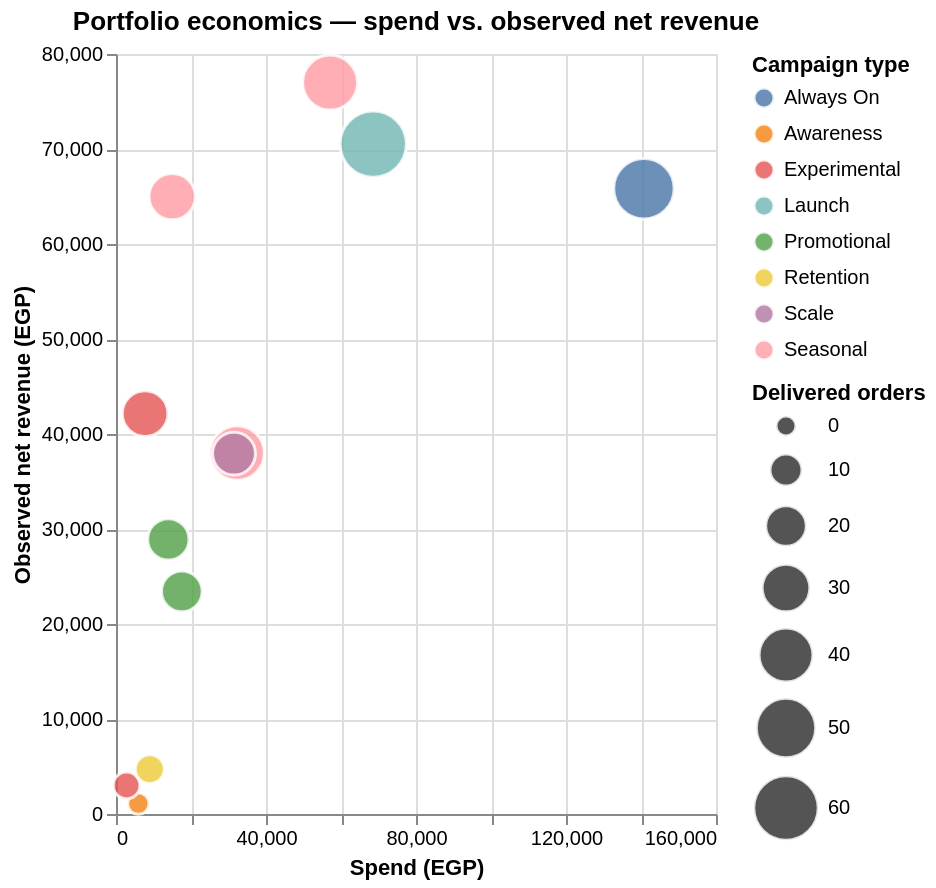

Notebook cell for this chart:
### Code cell
# Reproduce the Executive "Portfolio economics" scatter
portfolio_chart(assessed)

### Figure 1 — Vega-Lite specification as saved in the notebook (floating-point values rounded to 4 significant figures)
{"$schema": "https://vega.github.io/schema/vega-lite/v5.20.1.json", "config": {"view": {"continuousHeight": 300, "continuousWidth": 300}}, "data": {"name": "data-3a00fc379f65e7fd5ae72db29e10a5c6"}, "datasets": {"data-3a00fc379f65e7fd5ae72db29e10a5c6": [{"active_days": 180, "ad_count": 6, "adset_count": 3, "allocation_metric": "net_roas", "aov": 1221.0, "avg_conversation_minutes": 1315.0, "avg_message_count": 7.027, "campaign_id": "120209876543220001", "campaign_name": "Always-On Premium Acquisition", "campaign_type": "always_on", "campaign_type_label": "Always On", "cancelled_orders": 8, "cancelled_value": 6235.0, "clicks": 216260, "cost_per_delivered_order": 2707.0, "cost_per_meta_conversation": 5.242, "cost_per_observed_conversation": 1268.0, "cpc": 0.7154, "cpm": 5.396, "delivered_orders": 52, "delivered_rate": 0.4685, "delivered_rate_pct": 46.85, "delivered_revenue": 63490.0, "delivered_roas": 0.451, "end_date": "2026-06-27T00:00:00", "entity_effective_status": "ACTIVE", "entity_id": "120209876543220001", "entity_level": "campaign", "entity_name": "Always-On Premium Acquisition", "entity_status": "ACTIVE", "evidence_status": "limited_evidence", "frequency": 2.566, "ghosted_conversations": 31, "gross_order_value": 79830.0, "impressions": 26091014, "inbound_messages": 429, "line_item_value": 79850.0, "link_clicks": 196800, "link_ctr_pct": 0.7543, "media_end": "2026-06-27T00:00:00", "media_start": "2025-12-30T00:00:00", "meta_conversation_starts": 26860.0, "negative_outcome_rate": 0.4685, "negative_outcome_rate_pct": 46.85, "negative_outcomes": 52, "net_revenue": 65820.0, "net_revenue_per_day": 365.7, "net_roas": 0.4676, "next_cycle_action": "do_not_fund", "objective": "OUTCOME_SALES", "observed_conversations": 111, "observed_conversations_per_day": 0.6167, "open_or_pending_conversations": 7, "order_creation_rate": 0.6306, "order_creation_rate_pct": 63.06, "orders_created": 70, "outbound_messages": 351, "pending_value": 0.0, "period_days": 180, "primary_kpi": "net_roas", "reach": 10169030, "refund_rate": 0.1613, "refunded_amount": 7775.0, "refunded_orders": 10, "repeat_conversation_rate": 0.3964, "repeat_conversations": 44, "repeat_delivered_orders": 21, "repeat_order_rate": 0.4038, "spend": 140800.0, "start_date": "2025-12-30T00:00:00", "target_status": "not_achieved", "unique_categories_ordered": 17, "unique_creatives": 5, "unique_customers": 109, "unique_products_ordered": 65, "units_ordered": 223.0}, {"active_days": 31, "ad_count": 1, "adset_count": 1, "allocation_metric": "cpm", "aov": 1096.0, "avg_conversation_minutes": 49.5, "avg_message_count": 6.5, "campaign_id": "120209876543220002", "campaign_name": "Awareness Boost January", "campaign_type": "awareness", "campaign_type_label": "Awareness", "cancelled_orders": 1, "cancelled_value": 410.0, "clicks": 14321, "cost_per_delivered_order": 5967.0, "cost_per_meta_conversation": 3.681, "cost_per_observed_conversation": 1492.0, "cpc": 0.4578, "cpm": 5.475, "delivered_orders": 1, "delivered_rate": 0.25, "delivered_rate_pct": 25.0, "delivered_revenue": 1096.0, "delivered_roas": 0.1837, "end_date": "2026-02-14T00:00:00", "entity_effective_status": "COMPLETED", "entity_id": "120209876543220002", "entity_level": "campaign", "entity_name": "Awareness Boost January", "entity_status": "COMPLETED", "evidence_status": "limited_evidence", "frequency": 1.711, "ghosted_conversations": 2, "gross_order_value": 1506.0, "impressions": 1089878, "inbound_messages": 15, "line_item_value": 1461.0, "link_clicks": 13033, "link_ctr_pct": 1.196, "media_end": "2026-02-14T00:00:00", "media_start": "2026-01-15T00:00:00", "meta_conversation_starts": 1621.0, "negative_outcome_rate": 0.75, "negative_outcome_rate_pct": 75.0, "negative_outcomes": 3, "net_revenue": 1096.0, "net_revenue_per_day": 35.35, "net_roas": 0.1837, "next_cycle_action": "keep_as_test", "objective": "OUTCOME_AWARENESS", "observed_conversations": 4, "observed_conversations_per_day": 0.129, "open_or_pending_conversations": 0, "order_creation_rate": 0.5, "order_creation_rate_pct": 50.0, "orders_created": 2, "outbound_messages": 11, "pending_value": 0.0, "period_days": 31, "primary_kpi": "reach", "reach": 636884, "refund_rate": 0.0, "refunded_amount": 0.0, "refunded_orders": 0, "repeat_conversation_rate": 0.0, "repeat_conversations": 0, "repeat_delivered_orders": 0, "repeat_order_rate": 0.0, "spend": 5967.0, "start_date": "2026-01-15T00:00:00", "target_status": "not_achieved", "unique_categories_ordered": 4, "unique_creatives": 1, "unique_customers": 4, "unique_products_ordered": 6, "units_ordered": 6.0}, {"active_days": 27, "ad_count": 3, "adset_count": 2, "allocation_metric": "net_roas", "aov": 1225.0, "avg_conversation_minutes": 1698.0, "avg_message_count": 6.696, "campaign_id": "120209876543220003", "campaign_name": "Pre-Ramadan Bundle Promo", "campaign_type": "promotional", "campaign_type_label": "Promotional", "cancelled_orders": 6, "cancelled_value": 5746.0, "clicks": 42322, "cost_per_delivered_order": 664.7, "cost_per_meta_conversation": 2.573, "cost_per_observed_conversation": 303.5, "cpc": 0.3626, "cpm": 4.86, "delivered_orders": 21, "delivered_rate": 0.4565, "delivered_rate_pct": 45.65, "delivered_revenue": 25730.0, "delivered_roas": 1.843, "end_date": "2026-02-27T00:00:00", "entity_effective_status": "COMPLETED", "entity_id": "120209876543220003", "entity_level": "campaign", "entity_name": "Pre-Ramadan Bundle Promo", "entity_status": "COMPLETED", "evidence_status": "limited_evidence", "frequency": 1.406, "ghosted_conversations": 11, "gross_order_value": 39350.0, "impressions": 2872008, "inbound_messages": 172, "line_item_value": 39310.0, "link_clicks": 38499, "link_ctr_pct": 1.34, "media_end": "2026-02-27T00:00:00", "media_start": "2026-02-01T00:00:00", "meta_conversation_starts": 5426.0, "negative_outcome_rate": 0.4783, "negative_outcome_rate_pct": 47.83, "negative_outcomes": 22, "net_revenue": 28900.0, "net_revenue_per_day": 1071.0, "net_roas": 2.071, "next_cycle_action": "keep_as_test", "objective": "OUTCOME_LEADS", "observed_conversations": 46, "observed_conversations_per_day": 1.704, "open_or_pending_conversations": 3, "order_creation_rate": 0.6957, "order_creation_rate_pct": 69.57, "orders_created": 32, "outbound_messages": 136, "pending_value": 1696.0, "period_days": 27, "primary_kpi": "net_roas", "reach": 2042872, "refund_rate": 0.16, "refunded_amount": 3001.0, "refunded_orders": 4, "repeat_conversation_rate": 0.0, "repeat_conversations": 0, "repeat_delivered_orders": 0, "repeat_order_rate": 0.0, "spend": 13960.0, "start_date": "2026-02-01T00:00:00", "target_status": "achieved_with_concerns", "unique_categories_ordered": 8, "unique_creatives": 2, "unique_customers": 46, "unique_products_ordered": 18, "units_ordered": 70.0}, {"active_days": 27, "ad_count": 1, "adset_count": 1, "allocation_metric": "cost_per_observed_conversation", "aov": 541.6, "avg_conversation_minutes": 1946.0, "avg_message_count": 5.867, "campaign_id": "120209876543220004", "campaign_name": "January Trial Bundle Test", "campaign_type": "experimental", "campaign_type_label": "Experimental", "cancelled_orders": 1, "cancelled_value": 480.0, "clicks": 7465, "cost_per_delivered_order": 563.5, "cost_per_meta_conversation": 3.307, "cost_per_observed_conversation": 187.8, "cpc": 0.4147, "cpm": 5.29, "delivered_orders": 5, "delivered_rate": 0.3333, "delivered_rate_pct": 33.33, "delivered_revenue": 2708.0, "delivered_roas": 0.9611, "end_date": "2026-01-31T00:00:00", "entity_effective_status": "COMPLETED", "entity_id": "120209876543220004", "entity_level": "campaign", "entity_name": "January Trial Bundle Test", "entity_status": "COMPLETED", "evidence_status": "limited_evidence", "frequency": 1.57, "ghosted_conversations": 7, "gross_order_value": 3902.0, "impressions": 532636, "inbound_messages": 49, "line_item_value": 3902.0, "link_clicks": 6794, "link_ctr_pct": 1.276, "media_end": "2026-01-31T00:00:00", "media_start": "2026-01-05T00:00:00", "meta_conversation_starts": 852.0, "negative_outcome_rate": 0.6667, "negative_outcome_rate_pct": 66.67, "negative_outcomes": 10, "net_revenue": 3004.0, "net_revenue_per_day": 111.3, "net_roas": 1.066, "next_cycle_action": "keep_as_test", "objective": "OUTCOME_ENGAGEMENT", "observed_conversations": 15, "observed_conversations_per_day": 0.5556, "open_or_pending_conversations": 0, "order_creation_rate": 0.5333, "order_creation_rate_pct": 53.33, "orders_created": 8, "outbound_messages": 39, "pending_value": 0.0, "period_days": 27, "primary_kpi": "observed_conversations", "reach": 339194, "refund_rate": 0.2857, "refunded_amount": 418.0, "refunded_orders": 2, "repeat_conversation_rate": 0.0, "repeat_conversations": 0, "repeat_delivered_orders": 0, "repeat_order_rate": 0.0, "spend": 2818.0, "start_date": "2026-01-05T00:00:00", "target_status": "not_achieved", "unique_categories_ordered": 7, "unique_creatives": 1, "unique_customers": 15, "unique_products_ordered": 11, "units_ordered": 23.0}, {"active_days": 30, "ad_count": 4, "adset_count": 2, "allocation_metric": "net_revenue_per_day", "aov": 910.1, "avg_conversation_minutes": 610.6, "avg_message_count": 6.0, "campaign_id": "120209876543220005", "campaign_name": "Ramadan Suhoor Specials", "campaign_type": "seasonal", "campaign_type_label": "Seasonal", "cancelled_orders": 3, "cancelled_value": 1699.0, "clicks": 89653, "cost_per_delivered_order": 787.6, "cost_per_meta_conversation": 2.754, "cost_per_observed_conversation": 504.6, "cpc": 0.3961, "cpm": 7.017, "delivered_orders": 41, "delivered_rate": 0.6406, "delivered_rate_pct": 64.06, "delivered_revenue": 37310.0, "delivered_roas": 1.155, "end_date": "2026-03-29T00:00:00", "entity_effective_status": "COMPLETED", "entity_id": "120209876543220005", "entity_level": "campaign", "entity_name": "Ramadan Suhoor Specials", "entity_status": "COMPLETED", "evidence_status": "limited_evidence", "frequency": 1.139, "ghosted_conversations": 15, "gross_order_value": 42540.0, "impressions": 4601950, "inbound_messages": 213, "line_item_value": 42120.0, "link_clicks": 81525, "link_ctr_pct": 1.772, "media_end": "2026-03-29T00:00:00", "media_start": "2026-02-28T00:00:00", "meta_conversation_starts": 11720.0, "negative_outcome_rate": 0.3281, "negative_outcome_rate_pct": 32.81, "negative_outcomes": 21, "net_revenue": 38000.0, "net_revenue_per_day": 1267.0, "net_roas": 1.177, "next_cycle_action": "keep_as_test", "objective": "OUTCOME_SALES", "observed_conversations": 64, "observed_conversations_per_day": 2.133, "open_or_pending_conversations": 2, "order_creation_rate": 0.75, "order_creation_rate_pct": 75.0, "orders_created": 48, "outbound_messages": 171, "pending_value": 1378.0, "period_days": 30, "primary_kpi": "net_revenue_per_day", "reach": 4038656, "refund_rate": 0.04651, "refunded_amount": 1458.0, "refunded_orders": 2, "repeat_conversation_rate": 1.0, "repeat_conversations": 64, "repeat_delivered_orders": 41, "repeat_order_rate": 1.0, "spend": 32290.0, "start_date": "2026-02-28T00:00:00", "target_status": "not_achieved", "unique_categories_ordered": 10, "unique_creatives": 3, "unique_customers": 64, "unique_products_ordered": 21, "units_ordered": 113.0}, {"active_days": 30, "ad_count": 5, "adset_count": 3, "allocation_metric": "net_revenue_per_day", "aov": 1770.0, "avg_conversation_minutes": 1344.0, "avg_message_count": 6.655, "campaign_id": "120209876543220006", "campaign_name": "Ramadan Iftar Premium Bundles", "campaign_type": "seasonal", "campaign_type_label": "Seasonal", "cancelled_orders": 15, "cancelled_value": 23520.0, "clicks": 135236, "cost_per_delivered_order": 1359.0, "cost_per_meta_conversation": 2.867, "cost_per_observed_conversation": 679.7, "cpc": 0.4642, "cpm": 6.847, "delivered_orders": 42, "delivered_rate": 0.5, "delivered_rate_pct": 50.0, "delivered_revenue": 74360.0, "delivered_roas": 1.302, "end_date": "2026-03-29T00:00:00", "entity_effective_status": "COMPLETED", "entity_id": "120209876543220006", "entity_level": "campaign", "entity_name": "Ramadan Iftar Premium Bundles", "entity_status": "COMPLETED", "evidence_status": "limited_evidence", "frequency": 1.292, "ghosted_conversations": 10, "gross_order_value": 112900.0, "impressions": 8339290, "inbound_messages": 311, "line_item_value": 112700.0, "link_clicks": 122984, "link_ctr_pct": 1.475, "media_end": "2026-03-29T00:00:00", "media_start": "2026-02-28T00:00:00", "meta_conversation_starts": 19920.0, "negative_outcome_rate": 0.4048, "negative_outcome_rate_pct": 40.48, "negative_outcomes": 34, "net_revenue": 77000.0, "net_revenue_per_day": 2567.0, "net_roas": 1.349, "next_cycle_action": "do_not_fund", "objective": "OUTCOME_SALES", "observed_conversations": 84, "observed_conversations_per_day": 2.8, "open_or_pending_conversations": 8, "order_creation_rate": 0.8333, "order_creation_rate_pct": 83.33, "orders_created": 70, "outbound_messages": 248, "pending_value": 6901.0, "period_days": 30, "primary_kpi": "net_revenue_per_day", "reach": 6454402, "refund_rate": 0.1429, "refunded_amount": 5526.0, "refunded_orders": 7, "repeat_conversation_rate": 1.0, "repeat_conversations": 84, "repeat_delivered_orders": 42, "repeat_order_rate": 1.0, "spend": 57100.0, "start_date": "2026-02-28T00:00:00", "target_status": "not_achieved", "unique_categories_ordered": 7, "unique_creatives": 3, "unique_customers": 84, "unique_products_ordered": 19, "units_ordered": 137.0}, {"active_days": 15, "ad_count": 3, "adset_count": 2, "allocation_metric": "net_revenue_per_day", "aov": 2235.0, "avg_conversation_minutes": 1894.0, "avg_message_count": 7.702, "campaign_id": "120209876543220007", "campaign_name": "Eid Gifting Premium", "campaign_type": "seasonal", "campaign_type_label": "Seasonal", "cancelled_orders": 5, "cancelled_value": 4753.0, "clicks": 47661, "cost_per_delivered_order": 534.9, "cost_per_meta_conversation": 2.394, "cost_per_observed_conversation": 318.6, "cpc": 0.3455, "cpm": 5.046, "delivered_orders": 28, "delivered_rate": 0.5957, "delivered_rate_pct": 59.57, "delivered_revenue": 62580.0, "delivered_roas": 4.178, "end_date": "2026-04-05T00:00:00", "entity_effective_status": "COMPLETED", "entity_id": "120209876543220007", "entity_level": "campaign", "entity_name": "Eid Gifting Premium", "entity_status": "COMPLETED", "evidence_status": "limited_evidence", "frequency": 1.142, "ghosted_conversations": 5, "gross_order_value": 76610.0, "impressions": 2967717, "inbound_messages": 197, "line_item_value": 76580.0, "link_clicks": 43344, "link_ctr_pct": 1.461, "media_end": "2026-04-05T00:00:00", "media_start": "2026-03-22T00:00:00", "meta_conversation_starts": 6255.0, "negative_outcome_rate": 0.383, "negative_outcome_rate_pct": 38.3, "negative_outcomes": 18, "net_revenue": 64990.0, "net_revenue_per_day": 4333.0, "net_roas": 4.34, "next_cycle_action": "keep_as_test", "objective": "OUTCOME_SALES", "observed_conversations": 47, "observed_conversations_per_day": 3.133, "open_or_pending_conversations": 1, "order_creation_rate": 0.8723, "order_creation_rate_pct": 87.23, "orders_created": 41, "outbound_messages": 165, "pending_value": 1447.0, "period_days": 15, "primary_kpi": "net_revenue_per_day", "reach": 2598221, "refund_rate": 0.2, "refunded_amount": 5417.0, "refunded_orders": 7, "repeat_conversation_rate": 1.0, "repeat_conversations": 47, "repeat_delivered_orders": 28, "repeat_order_rate": 1.0, "spend": 14980.0, "start_date": "2026-03-22T00:00:00", "target_status": "achieved_with_concerns", "unique_categories_ordered": 8, "unique_creatives": 2, "unique_customers": 47, "unique_products_ordered": 25, "units_ordered": 97.0}, {"active_days": 24, "ad_count": 2, "adset_count": 2, "allocation_metric": "cost_per_observed_conversation", "aov": 1535.0, "avg_conversation_minutes": 128.1, "avg_message_count": 6.619, "campaign_id": "120209876543220008", "campaign_name": "Post-Eid Lookalike Test", "campaign_type": "experimental", "campaign_type_label": "Experimental", "cancelled_orders": 7, "cancelled_value": 7346.0, "clicks": 22200, "cost_per_delivered_order": 287.5, "cost_per_meta_conversation": 4.719, "cost_per_observed_conversation": 123.2, "cpc": 0.4734, "cpm": 4.165, "delivered_orders": 27, "delivered_rate": 0.4286, "delivered_rate_pct": 42.86, "delivered_revenue": 41430.0, "delivered_roas": 5.338, "end_date": "2026-04-28T00:00:00", "entity_effective_status": "COMPLETED", "entity_id": "120209876543220008", "entity_level": "campaign", "entity_name": "Post-Eid Lookalike Test", "entity_status": "COMPLETED", "evidence_status": "limited_evidence", "frequency": 1.545, "ghosted_conversations": 12, "gross_order_value": 59890.0, "impressions": 1863544, "inbound_messages": 225, "line_item_value": 59880.0, "link_clicks": 16397, "link_ctr_pct": 0.8799, "media_end": "2026-04-28T00:00:00", "media_start": "2026-04-05T00:00:00", "meta_conversation_starts": 1645.0, "negative_outcome_rate": 0.3968, "negative_outcome_rate_pct": 39.68, "negative_outcomes": 25, "net_revenue": 42140.0, "net_revenue_per_day": 1756.0, "net_roas": 5.43, "next_cycle_action": "keep_as_test", "objective": "OUTCOME_LEADS", "observed_conversations": 63, "observed_conversations_per_day": 2.625, "open_or_pending_conversations": 11, "order_creation_rate": 0.6667, "order_creation_rate_pct": 66.67, "orders_created": 42, "outbound_messages": 192, "pending_value": 4257.0, "period_days": 24, "primary_kpi": "observed_conversations", "reach": 1205985, "refund_rate": 0.129, "refunded_amount": 6140.0, "refunded_orders": 4, "repeat_conversation_rate": 1.0, "repeat_conversations": 63, "repeat_delivered_orders": 27, "repeat_order_rate": 1.0, "spend": 7762.0, "start_date": "2026-04-05T00:00:00", "target_status": "achieved_with_concerns", "unique_categories_ordered": 10, "unique_creatives": 2, "unique_customers": 63, "unique_products_ordered": 31, "units_ordered": 79.0}, {"active_days": 60, "ad_count": 6, "adset_count": 3, "allocation_metric": "net_revenue", "aov": 1087.0, "avg_conversation_minutes": 667.1, "avg_message_count": 6.67, "campaign_id": "120209876543220009", "campaign_name": "Summer Premium Launch", "campaign_type": "launch", "campaign_type_label": "Launch", "cancelled_orders": 7, "cancelled_value": 9066.0, "clicks": 178374, "cost_per_delivered_order": 1072.0, "cost_per_meta_conversation": 3.23, "cost_per_observed_conversation": 707.2, "cpc": 0.4228, "cpm": 4.835, "delivered_orders": 64, "delivered_rate": 0.6598, "delivered_rate_pct": 65.98, "delivered_revenue": 69560.0, "delivered_roas": 1.014, "end_date": "2026-06-27T00:00:00", "entity_effective_status": "COMPLETED", "entity_id": "120209876543220009", "entity_level": "campaign", "entity_name": "Summer Premium Launch", "entity_status": "COMPLETED", "evidence_status": "limited_evidence", "frequency": 1.708, "ghosted_conversations": 15, "gross_order_value": 82990.0, "impressions": 14187459, "inbound_messages": 352, "line_item_value": 82010.0, "link_clicks": 162229, "link_ctr_pct": 1.143, "media_end": "2026-06-27T00:00:00", "media_start": "2026-04-29T00:00:00", "meta_conversation_starts": 21240.0, "negative_outcome_rate": 0.268, "negative_outcome_rate_pct": 26.8, "negative_outcomes": 26, "net_revenue": 70520.0, "net_revenue_per_day": 1175.0, "net_roas": 1.028, "next_cycle_action": "keep_as_test", "objective": "OUTCOME_SALES", "observed_conversations": 97, "observed_conversations_per_day": 1.617, "open_or_pending_conversations": 7, "order_creation_rate": 0.7938, "order_creation_rate_pct": 79.38, "orders_created": 77, "outbound_messages": 295, "pending_value": 2658.0, "period_days": 60, "primary_kpi": "net_revenue", "reach": 8308450, "refund_rate": 0.04478, "refunded_amount": 749.0, "refunded_orders": 3, "repeat_conversation_rate": 1.0, "repeat_conversations": 97, "repeat_delivered_orders": 64, "repeat_order_rate": 1.0, "spend": 68600.0, "start_date": "2026-04-29T00:00:00", "target_status": "achieved_with_concerns", "unique_categories_ordered": 17, "unique_creatives": 5, "unique_customers": 96, "unique_products_ordered": 63, "units_ordered": 229.0}, {"active_days": 48, "ad_count": 3, "adset_count": 2, "allocation_metric": "observed_conversations", "aov": 1635.0, "avg_conversation_minutes": 208.0, "avg_message_count": 5.833, "campaign_id": "120209876543220010", "campaign_name": "Lookalike Scale Cycle 3", "campaign_type": "scale", "campaign_type_label": "Scale", "cancelled_orders": 2, "cancelled_value": 2587.0, "clicks": 77166, "cost_per_delivered_order": 1368.0, "cost_per_meta_conversation": 3.322, "cost_per_observed_conversation": 874.1, "cpc": 0.4483, "cpm": 5.07, "delivered_orders": 23, "delivered_rate": 0.6389, "delivered_rate_pct": 63.89, "delivered_revenue": 37610.0, "delivered_roas": 1.195, "end_date": "2026-06-15T00:00:00", "entity_effective_status": "COMPLETED", "entity_id": "120209876543220010", "entity_level": "campaign", "entity_name": "Lookalike Scale Cycle 3", "entity_status": "COMPLETED", "evidence_status": "limited_evidence", "frequency": 1.796, "ghosted_conversations": 4, "gross_order_value": 41350.0, "impressions": 6206354, "inbound_messages": 121, "line_item_value": 41310.0, "link_clicks": 70189, "link_ctr_pct": 1.131, "media_end": "2026-06-15T00:00:00", "media_start": "2026-04-29T00:00:00", "meta_conversation_starts": 9473.0, "negative_outcome_rate": 0.3056, "negative_outcome_rate_pct": 30.56, "negative_outcomes": 11, "net_revenue": 37940.0, "net_revenue_per_day": 790.3, "net_roas": 1.206, "next_cycle_action": "keep_as_test", "objective": "OUTCOME_LEADS", "observed_conversations": 36, "observed_conversations_per_day": 0.75, "open_or_pending_conversations": 2, "order_creation_rate": 0.75, "order_creation_rate_pct": 75.0, "orders_created": 27, "outbound_messages": 89, "pending_value": 0.0, "period_days": 48, "primary_kpi": "observed_conversations", "reach": 3455890, "refund_rate": 0.08, "refunded_amount": 830.0, "refunded_orders": 2, "repeat_conversation_rate": 1.0, "repeat_conversations": 36, "repeat_delivered_orders": 23, "repeat_order_rate": 1.0, "spend": 31470.0, "start_date": "2026-04-29T00:00:00", "target_status": "not_achieved", "unique_categories_ordered": 13, "unique_creatives": 3, "unique_customers": 36, "unique_products_ordered": 34, "units_ordered": 79.0}, {"active_days": 22, "ad_count": 4, "adset_count": 3, "allocation_metric": "net_roas", "aov": 817.9, "avg_conversation_minutes": 5050.0, "avg_message_count": 6.029, "campaign_id": "120209876543220011", "campaign_name": "Mid-Year Sale", "campaign_type": "promotional", "campaign_type_label": "Promotional", "cancelled_orders": 2, "cancelled_value": 2612.0, "clicks": 54168, "cost_per_delivered_order": 877.6, "cost_per_meta_conversation": 2.425, "cost_per_observed_conversation": 516.2, "cpc": 0.3563, "cpm": 5.196, "delivered_orders": 20, "delivered_rate": 0.5882, "delivered_rate_pct": 58.82, "delivered_revenue": 16360.0, "delivered_roas": 0.9319, "end_date": "2026-06-05T00:00:00", "entity_effective_status": "COMPLETED", "entity_id": "120209876543220011", "entity_level": "campaign", "entity_name": "Mid-Year Sale", "entity_status": "COMPLETED", "evidence_status": "limited_evidence", "frequency": 1.33, "ghosted_conversations": 4, "gross_order_value": 32010.0, "impressions": 3378126, "inbound_messages": 109, "line_item_value": 32010.0, "link_clicks": 49270, "link_ctr_pct": 1.459, "media_end": "2026-06-05T00:00:00", "media_start": "2026-05-15T00:00:00", "meta_conversation_starts": 7238.0, "negative_outcome_rate": 0.4118, "negative_outcome_rate_pct": 41.18, "negative_outcomes": 14, "net_revenue": 23430.0, "net_revenue_per_day": 1065.0, "net_roas": 1.335, "next_cycle_action": "keep_as_test", "objective": "OUTCOME_SALES", "observed_conversations": 34, "observed_conversations_per_day": 1.545, "open_or_pending_conversations": 0, "order_creation_rate": 0.8824, "order_creation_rate_pct": 88.24, "orders_created": 30, "outbound_messages": 96, "pending_value": 0.0, "period_days": 22, "primary_kpi": "net_roas", "reach": 2539115, "refund_rate": 0.2857, "refunded_amount": 5964.0, "refunded_orders": 8, "repeat_conversation_rate": 1.0, "repeat_conversations": 34, "repeat_delivered_orders": 20, "repeat_order_rate": 1.0, "spend": 17550.0, "start_date": "2026-05-15T00:00:00", "target_status": "not_achieved", "unique_categories_ordered": 9, "unique_creatives": 3, "unique_customers": 34, "unique_products_ordered": 26, "units_ordered": 77.0}, {"active_days": 23, "ad_count": 2, "adset_count": 2, "allocation_metric": "repeat_delivered_orders", "aov": 674.6, "avg_conversation_minutes": 20.0, "avg_message_count": 5.562, "campaign_id": "120209876543220012", "campaign_name": "Summer Retention Push", "campaign_type": "retention", "campaign_type_label": "Retention", "cancelled_orders": 2, "cancelled_value": 2333.0, "clicks": 24408, "cost_per_delivered_order": 1287.0, "cost_per_meta_conversation": 2.336, "cost_per_observed_conversation": 562.9, "cpc": 0.4056, "cpm": 4.986, "delivered_orders": 7, "delivered_rate": 0.4375, "delivered_rate_pct": 43.75, "delivered_revenue": 4722.0, "delivered_roas": 0.5243, "end_date": "2026-06-27T00:00:00", "entity_effective_status": "COMPLETED", "entity_id": "120209876543220012", "entity_level": "campaign", "entity_name": "Summer Retention Push", "entity_status": "COMPLETED", "evidence_status": "limited_evidence", "frequency": 1.526, "ghosted_conversations": 3, "gross_order_value": 7646.0, "impressions": 1806267, "inbound_messages": 55, "line_item_value": 7646.0, "link_clicks": 22208, "link_ctr_pct": 1.229, "media_end": "2026-06-27T00:00:00", "media_start": "2026-06-05T00:00:00", "meta_conversation_starts": 3856.0, "negative_outcome_rate": 0.5, "negative_outcome_rate_pct": 50.0, "negative_outcomes": 8, "net_revenue": 4722.0, "net_revenue_per_day": 205.3, "net_roas": 0.5243, "next_cycle_action": "do_not_fund", "objective": "OUTCOME_AWARENESS", "observed_conversations": 16, "observed_conversations_per_day": 0.6957, "open_or_pending_conversations": 1, "order_creation_rate": 0.625, "order_creation_rate_pct": 62.5, "orders_created": 10, "outbound_messages": 34, "pending_value": 591.0, "period_days": 23, "primary_kpi": "repeat_delivered_orders", "reach": 1183345, "refund_rate": 0.0, "refunded_amount": 0.0, "refunded_orders": 0, "repeat_conversation_rate": 1.0, "repeat_conversations": 16, "repeat_delivered_orders": 7, "repeat_order_rate": 1.0, "spend": 9007.0, "start_date": "2026-06-05T00:00:00", "target_status": "not_achieved", "unique_categories_ordered": 9, "unique_creatives": 1, "unique_customers": 16, "unique_products_ordered": 15, "units_ordered": 20.0}]}, "encoding": {"color": {"field": "campaign_type_label", "scale": {"scheme": "tableau10"}, "title": "Campaign type", "type": "nominal"}, "size": {"field": "delivered_orders", "scale": {"range": [100, 1100]}, "title": "Delivered orders", "type": "quantitative"}, "tooltip": [{"field": "campaign_name", "title": "Campaign", "type": "nominal"}, {"field": "net_roas", "format": ".2f", "title": "Net ROAS", "type": "quantitative"}, {"field": "delivered_orders", "format": ",.0f", "title": "Delivered orders", "type": "quantitative"}], "x": {"field": "spend", "scale": {"zero": true}, "title": "Spend (EGP)", "type": "quantitative"}, "y": {"field": "net_revenue", "title": "Observed net revenue (EGP)", "type": "quantitative"}}, "height": 380, "mark": {"opacity": 0.82, "stroke": "white", "strokeWidth": 1.5, "type": "circle"}, "title": "Portfolio economics — spend vs. observed net revenue"}
